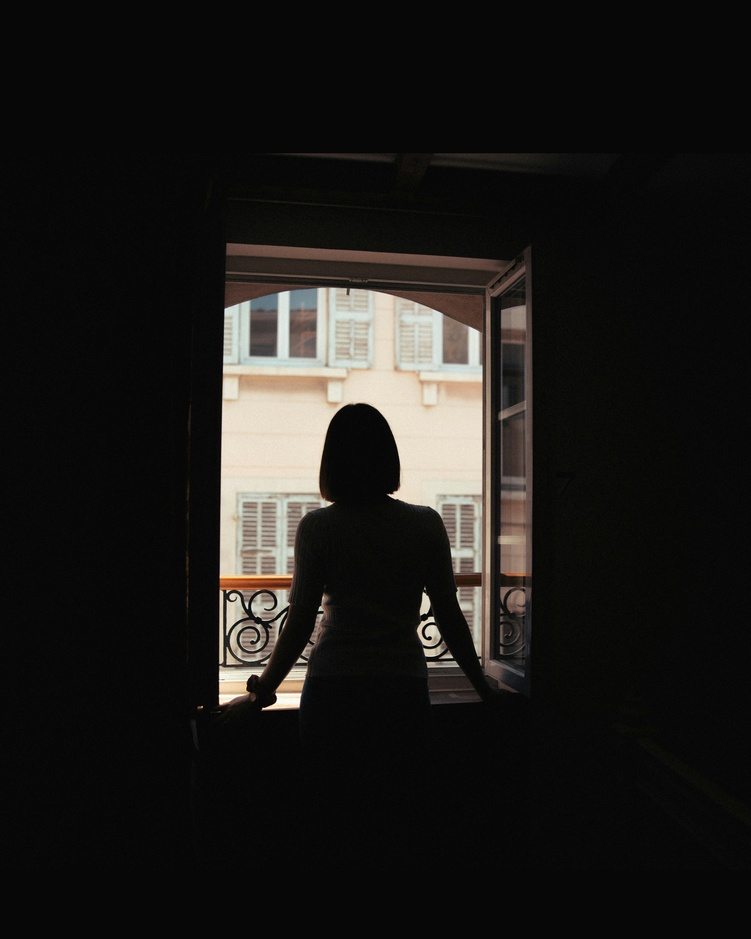
#> input picture data/original/looking_out.jpg, 751 x 939 px, shrunk from 4693 x 5867 before the run
$ jupyter execute q4.ipynb
#> lines starting #> are read from the running program, lines starting #| are printed output that depends on the picture; after the words box and inside, x2 and y2 are one past the last pixel; in counts of white or black regions, pixels touching at a corner belong together
[cell 1]
import cv2
import numpy as np
import matplotlib.pyplot as plt
import os

# Load image
image_path = "../data/original/looking_out.jpg"
img_bgr = cv2.imread(image_path)
#> img_bgr is the input picture: shape (939, 751, 3); mean B, G, R 25.1, 27.4, 29

if img_bgr is None:
    raise FileNotFoundError("Image not found")

# Convert to grayscale
gray = cv2.cvtColor(img_bgr, cv2.COLOR_BGR2GRAY)
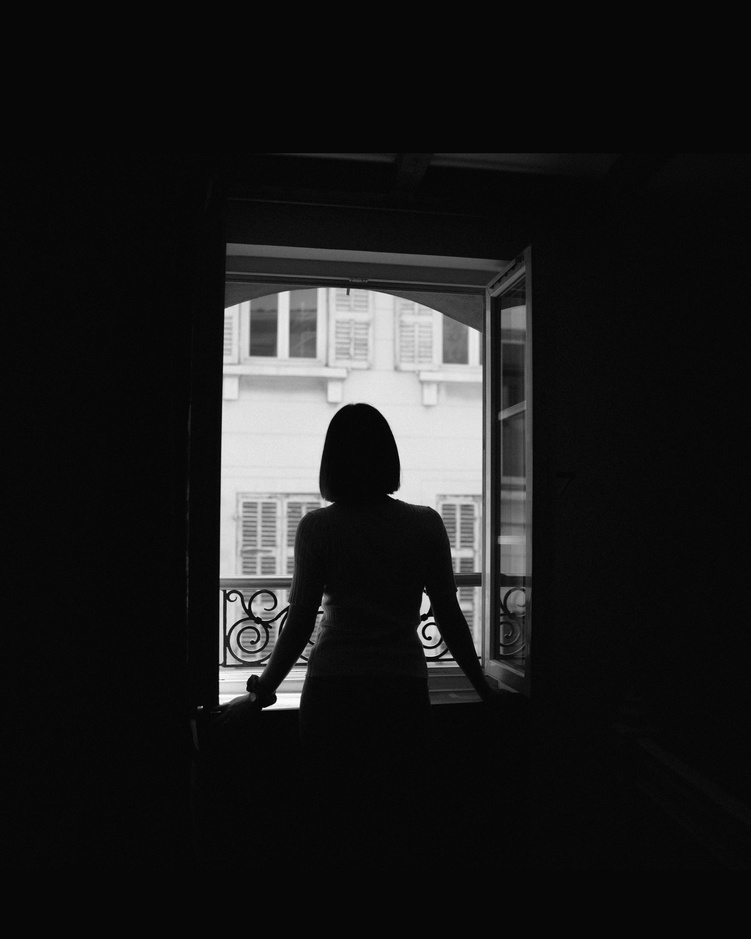
#> gray: shape (939, 751); min 0, max 254, mean 27.6

plt.imshow(gray, cmap='gray')
plt.title("Grayscale Image")
plt.axis("off")
plt.show()

# Apply Otsu thresholding
threshold_value, binary_mask = cv2.threshold(
    gray, 0, 255, cv2.THRESH_BINARY + cv2.THRESH_OTSU
)
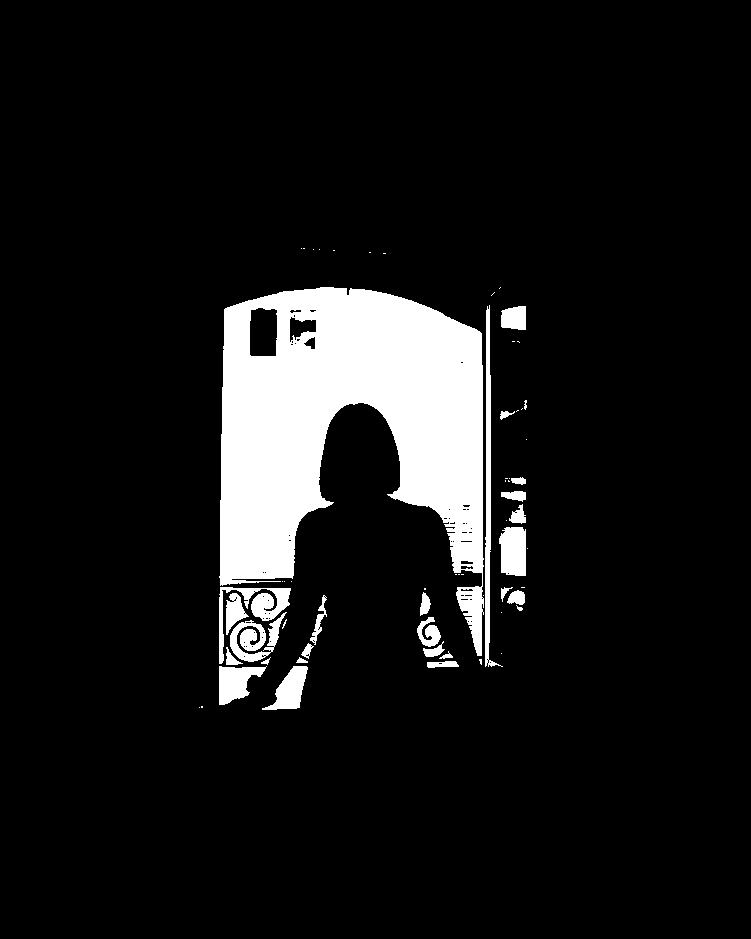
#> binary_mask: shape (939, 751); 9.3% white; 62 white regions (35 under 20 px), largest, box (x1, y1, x2, y2) and area: (219, 287, 484, 656) 54243, (485, 305, 503, 667) 1746, (219, 587, 291, 664) 1398
#> threshold_value = 101

print("Otsu Threshold Value:", threshold_value)
#| Otsu Threshold Value: 101.0

plt.imshow(binary_mask, cmap='gray')
plt.title("Binary Mask (Foreground)")
plt.axis("off")
plt.show()

def histogram_equalization(img):
    flat = img.flatten()
    hist = np.zeros(256)

    for p in flat:
        hist[p] += 1
#> this loop made 65406 passes
#> p on passes 1 to 3: 102, 103, 103
#> after the loop, hist = 256 values, max 3582 at index 224, min 0 at index 0, mean 255.5

    pdf = hist / flat.size
#> pdf = 256 values, max 0.0548 at index 224, min 0 at index 0, mean 0.00391
    cdf = np.cumsum(pdf)
#> cdf = 256 values from 0 to 1
    transform = np.round(cdf * 255).astype(np.uint8)
#> transform = 256 values from 0 to 255

    return transform[img]

# Copy grayscale image
foreground_eq = gray.copy()

# Foreground mask (white regions)
mask = binary_mask == 255

# Apply histogram equalization only on foreground pixels
foreground_eq[mask] = histogram_equalization(gray[mask])
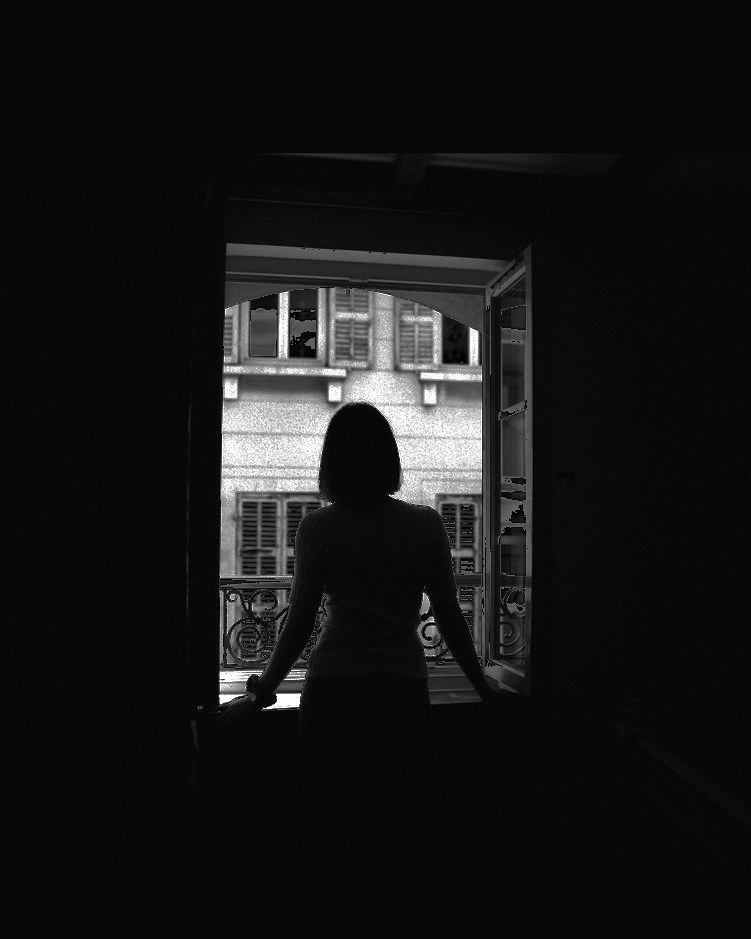
#> foreground_eq: shape (939, 751); 9.27% of pixels changed, all inside (x1, y1, x2, y2) = (199, 248, 528, 710)

plt.figure(figsize=(10,4))

plt.subplot(1,2,1)
plt.imshow(gray, cmap='gray')
plt.title("Original Grayscale")
plt.axis("off")

plt.subplot(1,2,2)
plt.imshow(foreground_eq, cmap='gray')
plt.title("Foreground Equalized Image")
plt.axis("off")

plt.show()
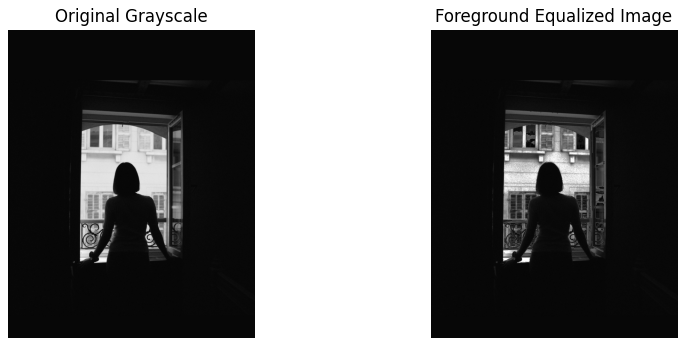
#> figure drawn by matplotlib, 2 panels
